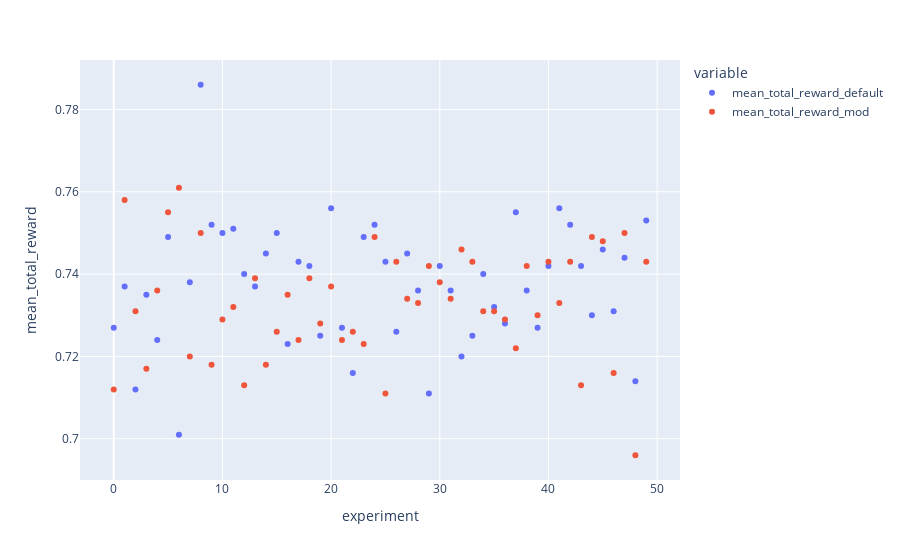

Source (notebook cell):
### Code cell
px.scatter(task3_df.sort_values('iteration_n').reset_index(),
           x='index',
           y=['mean_total_reward_default', 'mean_total_reward_mod'],
           labels={'index': 'experiment', 'value': 'mean_total_reward'})

### Figure 1 — Plotly figure (JSON) as saved in the notebook; plotly's stock layout.template omitted (floating-point values rounded to 4 significant figures)
{"data": [{"hovertemplate": "variable=mean_total_reward_default<br>experiment=%{x}<br>mean_total_reward=%{y}<extra></extra>", "legendgroup": "mean_total_reward_default", "marker": {"color": "#636efa", "symbol": "circle"}, "mode": "markers", "name": "mean_total_reward_default", "orientation": "v", "showlegend": true, "type": "scatter", "x": [27, 37, 42, 31, 9, 15, 5, 7, 19, 46, 18, 20, 6, 44, 10, 2, 17, 25, 40, 23, 29, 1, 43, 4, 32, 26, 0, 48, 22, 35, 34, 45, 14, 41, 49, 30, 13, 8, 3, 21, 16, 33, 24, 39, 36, 28, 38, 11, 47, 12], "xaxis": "x", "y": [0.745, 0.755, 0.752, 0.736, 0.752, 0.75, 0.749, 0.738, 0.725, 0.731, 0.742, 0.756, 0.701, 0.73, 0.75, 0.712, 0.743, 0.743, 0.742, 0.749, 0.711, 0.737, 0.742, 0.724, 0.72, 0.726, 0.727, 0.714, 0.716, 0.732, 0.74, 0.746, 0.745, 0.756, 0.753, 0.742, 0.737, 0.786, 0.735, 0.727, 0.723, 0.725, 0.752, 0.727, 0.728, 0.736, 0.736, 0.751, 0.744, 0.74], "yaxis": "y"}, {"hovertemplate": "variable=mean_total_reward_mod<br>experiment=%{x}<br>mean_total_reward=%{y}<extra></extra>", "legendgroup": "mean_total_reward_mod", "marker": {"color": "#EF553B", "symbol": "circle"}, "mode": "markers", "name": "mean_total_reward_mod", "orientation": "v", "showlegend": true, "type": "scatter", "x": [27, 37, 42, 31, 9, 15, 5, 7, 19, 46, 18, 20, 6, 44, 10, 2, 17, 25, 40, 23, 29, 1, 43, 4, 32, 26, 0, 48, 22, 35, 34, 45, 14, 41, 49, 30, 13, 8, 3, 21, 16, 33, 24, 39, 36, 28, 38, 11, 47, 12], "xaxis": "x", "y": [0.734, 0.722, 0.743, 0.734, 0.718, 0.726, 0.755, 0.72, 0.728, 0.716, 0.739, 0.737, 0.761, 0.749, 0.729, 0.731, 0.724, 0.711, 0.743, 0.723, 0.742, 0.758, 0.713, 0.736, 0.746, 0.743, 0.712, 0.696, 0.726, 0.731, 0.731, 0.748, 0.718, 0.733, 0.743, 0.738, 0.739, 0.75, 0.717, 0.724, 0.735, 0.743, 0.749, 0.73, 0.729, 0.733, 0.742, 0.732, 0.75, 0.713], "yaxis": "y"}], "layout": {"legend": {"title": {"text": "variable"}, "tracegroupgap": 0}, "margin": {"t": 60}, "xaxis": {"anchor": "y", "domain": [0, 1], "title": {"text": "experiment"}}, "yaxis": {"anchor": "x", "domain": [0, 1], "title": {"text": "mean_total_reward"}}}}
